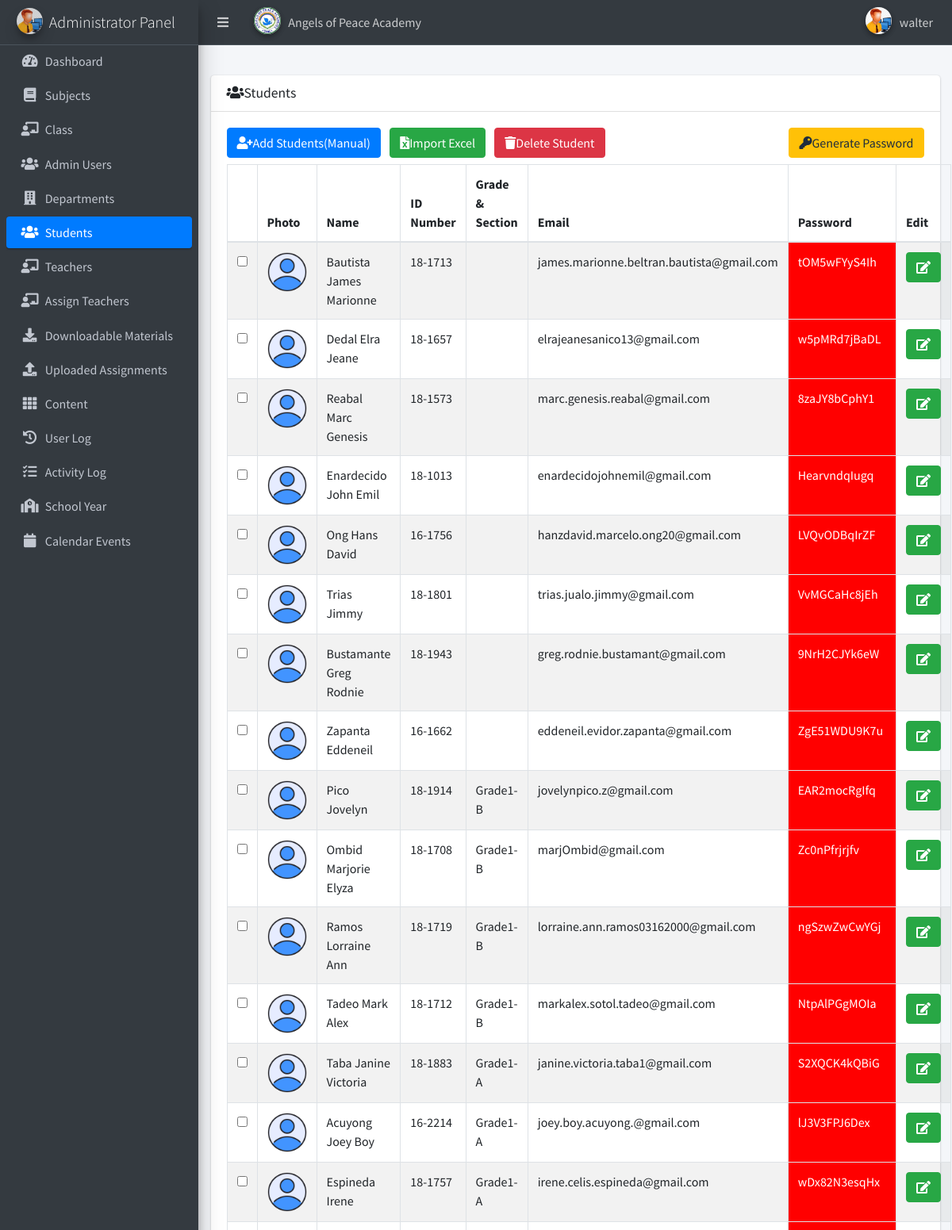
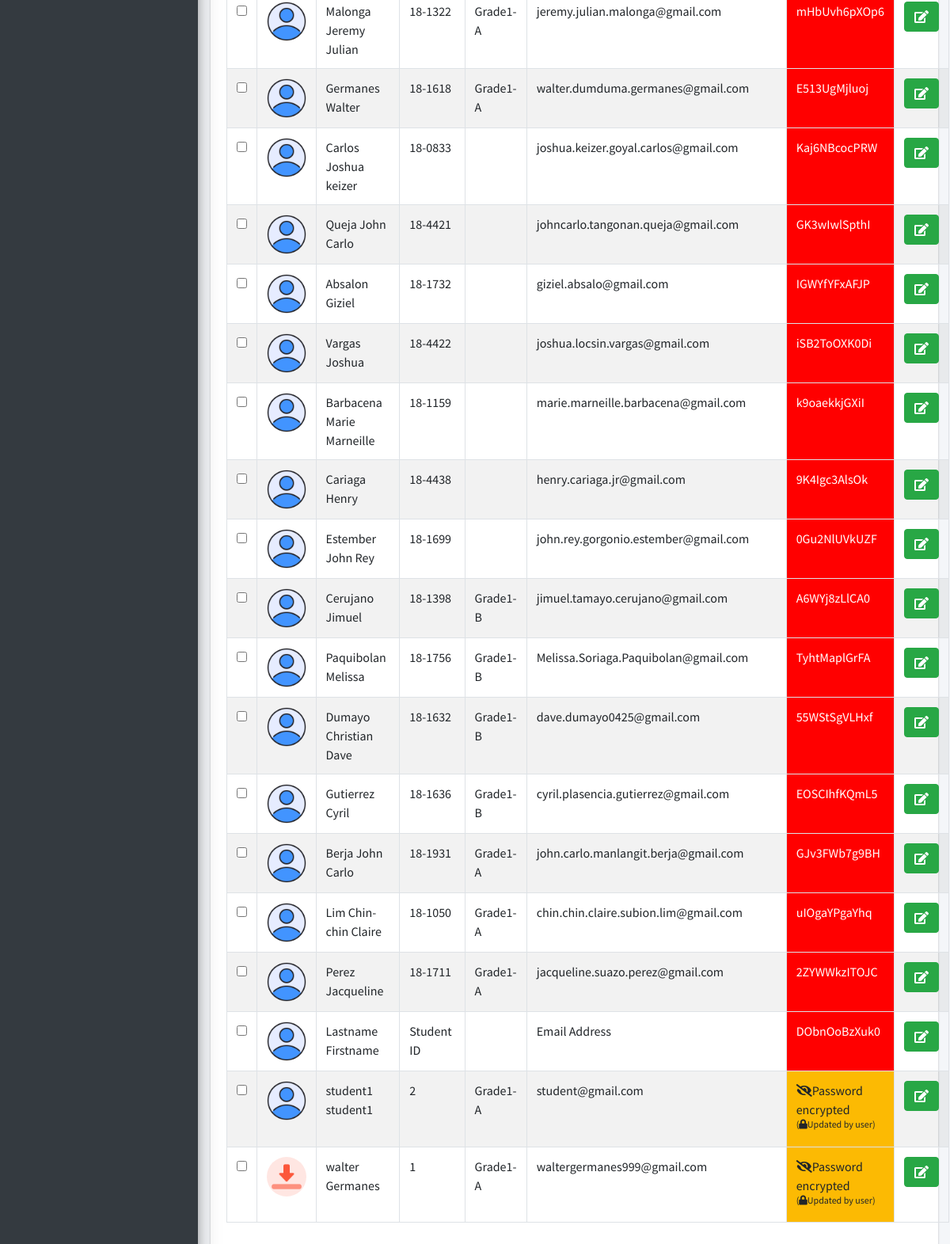
/lms/admin/students.php (signed in), run on the app's committed database (2 pictures, top to bottom).
### tables this page shows
CREATE TABLE `users` (
  `user_id` int(11) NOT NULL,
  `username` varchar(100) NOT NULL,
  `password` varchar(100) NOT NULL,
  `firstname` varchar(100) NOT NULL,
  `lastname` varchar(100) NOT NULL
);

CREATE TABLE `student` (
  `student_id` int(11) NOT NULL,
  `firstname` varchar(100) NOT NULL,
  `lastname` varchar(100) NOT NULL,
  `class_id` int(50) NOT NULL,
  `email` varchar(50) NOT NULL,
  `username` varchar(100) NOT NULL,
  `password` varchar(50) NOT NULL,
  `default_password` text NOT NULL,
  `location` varchar(100) NOT NULL,
  `status` varchar(100) NOT NULL,
  `reg_date` varchar(30) NOT NULL,
  `pass_stat` varchar(50) NOT NULL
);

CREATE TABLE `class` (
  `class_id` int(11) NOT NULL,
  `class_name` varchar(100) NOT NULL
);

### lms/admin/session.php (called while the page is built, shortened)
<?php
$session_id=$_SESSION['id'];
?>

### lms/admin/student_table.php (the view, shortened to what this page needs)
<div class="card">
           <div class="card-header">
           <h3 class="card-title"><i class="fa fa-users"></i>Students</h3>
           </div>
           <div class="card-body">
		<form action="delete_student.php" method="post">
		<button type="button" class="btn btn-primary mb-2 mr-2" data-toggle="modal" data-target="#addstudent"><i class="fa fa-user-plus"></i>Add Students(Manual)</button>
			<button type="button" class="btn btn-success mb-2 mr-2" data-toggle="modal" data-target="#s"><i class="fas fa-file-excel"></i>Import Excel</button>
			<button type="button" class="btn btn-danger mb-2" data-toggle="modal" data-target="#modal-default"><i class="fa fa-trash"></i>Delete Student</button>
			<a href="generate.php" class="btn btn-warning mb-2 ml-2 float-right"><i class="fa fa-key"></i>Generate Password</a>
               <table id="example1" class="table table-bordered table-striped">
			</div id="table-container">
                 <thead>
                 <tr><th></th>
			  <th>Photo</th>
			  <th>Name</th>
			  <th>ID Number</th>
			  <th>Grade & Section</th>
			  <th>Email</th>
			  <th>Password</th>
			  <th>Edit</th></tr>
                 </thead>
               <tbody>
	<?php
$query = mysqli_query($conn,"select * from student LEFT JOIN class ON student.class_id = class.class_id ORDER BY student.student_id DESC") or die(mysqli_error());
while ($row = mysqli_fetch_array($query)) {
	$id = $row['student_id'];
	$pass_stat = $row['pass_stat'];
	?>
	<tr>
	<td width="30">
	<input id="optionsCheckbox" class="uniform_on" name="selector[]" type="checkbox" value="<?php echo $id; ?>">
	</td>
 <td width="40"><img class="img-circle" src="<?php echo $row['location']; ?>" height="50" width="50"></td>
	<td><?php echo $row['firstname'] . " " . $row['lastname']; ?></td>
	<td><?php echo $row['username']; ?></td>
	<td width="100"><?php echo $row['class_name']; ?></td>
	<td width="100"><?php echo $row['email']; ?></td>
	<?php if ($pass_stat == 'Default' ){ ?>
	<td style='background-color:#f00; color:#fff;' width="100"><?php echo $row['password']; ?></td>
	<?php }elseif ($pass_stat == 'Updated' ){ ?>
	<td style='background-color:#fcba03;'><i class="fa fa-eye-slash" aria-hidden="true"></i>Password encrypted<h1 class="text-xs">(<i class="fa fa-lock" aria-hidden="true"></i>Updated by user)</h1></td>
	<?php }elseif ($pass_stat == 'N/A' ){ ?>
	<td style='background-color:#c7c5c1;'>No Password available<h1 class="text-xs">(not yet generated)</h1></td>
	<?php } ?>
	<td width="30"><a href="edit_student.php<?php echo '?id='.$id; ?>" class="btn btn-success"><i class="fas fa-edit"></i> </a></td>
	</tr>
	<?php } ?>
        </tbody>
    </div>
</div>

### lms/admin/navbarmain.php (shortened to what this page needs)
<nav class="main-header navbar navbar-expand navbar-dark navbar-light">
  <ul class="navbar-nav">
    <li class="nav-item">
      <a class="nav-link" data-widget="pushmenu" href="#" role="button"><i class="fas fa-bars"></i></a>
    </li>
   <li class="nav-item dropdown user-menu">
      <a href="#" class="nav-link dropdown-toggle" data-toggle="dropdown">
        <img src="../../dist/img/logo.jpg" class="user-image img-circle elevation-2" alt="logo">
        <span class="d-none d-md-inline">Angels of Peace Academy</span>
      </a>
    </li>
  </ul>
  <ul class="navbar-nav ml-auto">
  <li class="nav-item dropdown user-menu">
  	<?php $query= mysqli_query($conn,"select * from users where user_id = '$session_id'")or die(mysqli_error());
		$row = mysqli_fetch_array($query);
?>
      <a href="#" class="nav-link dropdown-toggle" data-toggle="dropdown">
        <img src="../../dist/img/admin_avatar.png" class="user-image img-circle elevation-2" alt="User Image">
        <span class="d-none d-md-inline"><?php echo $row['username'];  ?></span>
      </a>
    </li>
  </ul>
</nav>
  <aside class="main-sidebar sidebar-dark-primary elevation-4">
 <a href="dashboard.php" class="brand-link">
    <img src="../../dist/img/admin_avatar.png" alt=" Logo" class="brand-image img-circle elevation-3" style="opacity: .8">
    <span class="brand-text font-weight-light">Administrator Panel</span>
  </a>
  <div class="sidebar">
    <nav class="mt-2">
      <ul class="nav nav-pills nav-sidebar flex-column" data-widget="treeview" role="menu" data-accordion="false">
        <li class="nav-item">
  <a class="nav-link <?php echo (basename($_SERVER['PHP_SELF'])=="dashboard.php")?"active":""?>"href="dashboard.php">
            <i class="nav-icon fas fa-tachometer-alt"></i>
            <p>
              Dashboard
            </p>
          </a>
        </li>
        <li class="nav-item">
  <a class="nav-link <?php echo (basename($_SERVER['PHP_SELF'])=="subjects.php")?"active":""?>"href="subjects.php">
            <i class="nav-icon fas fa-book"></i>
            <p>
              Subjects
            </p>
          </a>
        </li>
        <li class="nav-item">
         	<a class="nav-link <?php echo (basename($_SERVER['PHP_SELF'])=="class.php")?"active":""?>"href="class.php">
            <i class="nav-icon fas fa-chalkboard-teacher"></i>
            <p>
              Class
            </p>
          </a>
        </li>
        <li class="nav-item">
          <a class="nav-link <?php echo (basename($_SERVER['PHP_SELF'])=="admin_user.php")?"active":""?>"href="admin_user.php">
            <i class="nav-icon fas fa-users"></i>
            <p>
              Admin Users
            </p>
          </a>
        </li>
         <li class="nav-item">
           <a class="nav-link <?php echo (basename($_SERVER['PHP_SELF'])=="department.php")?"active":""?>"href="department.php">
            <i class="nav-icon fas fa-building"></i>
            <p>
             Departments
            </p>
          </a>
        </li>
   <li class="nav-item">
          <a class="nav-link <?php echo (basename($_SERVER['PHP_SELF'])=="students.php")?"active":""?>"href="students.php">
            <i class="nav-icon fas fa-users"></i>
            <p>
             Students
            </p>
          </a>
        </li>
   <li class="nav-item">
          <a class="nav-link <?php echo (basename($_SERVER['PHP_SELF'])=="teachers.php")?"active":""?>"href="teachers.php">
            <i class="nav-icon fas fa-chalkboard-teacher"></i>
            <p>
             Teachers
            </p>
          </a>
        </li>
   <li class="nav-item">
          <a class="nav-link <?php echo (basename($_SERVER['PHP_SELF'])=="assign_teacher.php")?"active":""?>"href="assign_teacher.php">
            <i class="nav-icon fas fa-chalkboard-teacher"></i>
            <p>
             Assign Teachers
            </p>
          </a>
        </li>
   <li class="nav-item">
           <a class="nav-link <?php echo (basename($_SERVER['PHP_SELF'])=="downloadable.php")?"active":""?>"href="downloadable.php">
            <i class="nav-icon fas fa-download"></i>
            <p>
             Downloadable Materials
            </p>
          </a>
        </li>
   <li class="nav-item">
           <a class="nav-link <?php echo (basename($_SERVER['PHP_SELF'])=="assignment.php")?"active":""?>"href="assignment.php">
            <i class="nav-icon fas fa-upload"></i>
            <p>
             Uploaded Assignments
            </p>
          </a>
        </li>
   <li class="nav-item">
          <a class="nav-link <?php echo (basename($_SERVER['PHP_SELF'])=="content.php")?"active":""?>"href="content.php">
            <i class="nav-icon fas fa-th"></i>
            <p>
             Content
            </p>
          </a>
        </li>
   <li class="nav-item">
           <a class="nav-link <?php echo (basename($_SERVER['PHP_SELF'])=="user_log.php")?"active":""?>"href="user_log.php">
            <i class="nav-icon fas fa-history"></i>
            <p>
              User Log
            </p>
          </a>
        </li>
   <li class="nav-item">
           <a class="nav-link <?php echo (basename($_SERVER['PHP_SELF'])=="activity_log.php")?"active":""?>"href="activity_log.php">
            <i class="nav-icon fas fa-tasks"></i>
            <p>
              Activity Log
            </p>
          </a>
        </li>
   <li class="nav-item">
           <a class="nav-link <?php echo (basename($_SERVER['PHP_SELF'])=="school_year.php")?"active":""?>"href="school_year.php">
            <i class="nav-icon fas fa-school"></i>
            <p>
            School Year
            </p>
          </a>
        </li>
   <li class="nav-item">
           <a class="nav-link <?php echo (basename($_SERVER['PHP_SELF'])=="calendar_of_events.php")?"active":""?>"href="calendar_of_events.php">
            <i class="nav-icon fas fa-calendar"></i>
            <p>
              Calendar Events
            </p>
          </a>
        </li>
      </ul>
  </div>
</aside>

### data on the page
users: username "walter"
student: location (placeholder picture), firstname "Bautista", lastname "James Marionne", username "18-1713", email "james.marionne.beltran.bautista@gmail.com", password "tOM5wFYyS4Ih"
student: location (placeholder picture), firstname "Dedal", lastname "Elra Jeane", username "18-1657", email "elrajeanesanico13@gmail.com", password "w5pMRd7jBaDL"
student: location (placeholder picture), firstname "Reabal", lastname "Marc Genesis", username "18-1573", email "marc.genesis.reabal@gmail.com", password "8zaJY8bCphY1"
student: location (placeholder picture), firstname "Enardecido", lastname "John Emil", username "18-1013", email "enardecidojohnemil@gmail.com", password "HearvndqIugq"
student: location (placeholder picture), firstname "Ong", lastname "Hans David", username "16-1756", email "hanzdavid.marcelo.ong20@gmail.com", password "LVQvODBqIrZF"
student: location (placeholder picture), firstname "Trias", lastname "Jimmy", username "18-1801", email "trias.jualo.jimmy@gmail.com", password "VvMGCaHc8jEh"
student: location (placeholder picture), firstname "Bustamante", lastname "Greg Rodnie", username "18-1943", email "greg.rodnie.bustamant@gmail.com", password "9NrH2CJYk6eW"
student: location (placeholder picture), firstname "Zapanta", lastname "Eddeneil", username "16-1662", email "eddeneil.evidor.zapanta@gmail.com", password "ZgE51WDU9K7u"
student: location (placeholder picture), firstname "Pico", lastname "Jovelyn", username "18-1914", class.class_name "Grade1-B", email "jovelynpico.z@gmail.com", password "EAR2mocRgIfq"
student: location (placeholder picture), firstname "Ombid", lastname "Marjorie Elyza", username "18-1708", class.class_name "Grade1-B", email "marjOmbid@gmail.com", password "Zc0nPfrjrjfv"
student: location (placeholder picture), firstname "Ramos", lastname "Lorraine Ann", username "18-1719", class.class_name "Grade1-B", email "lorraine.ann.ramos03162000@gmail.com", password "ngSzwZwCwYGj"
student: location (placeholder picture), firstname "Tadeo", lastname "Mark Alex", username "18-1712", class.class_name "Grade1-B", email "markalex.sotol.tadeo@gmail.com", password "NtpAlPGgMOIa"
student: location (placeholder picture), firstname "Taba", lastname "Janine Victoria", username "18-1883", class.class_name "Grade1-A", email "janine.victoria.taba1@gmail.com", password "S2XQCK4kQBiG"
student: location (placeholder picture), firstname "Acuyong", lastname "Joey Boy", username "16-2214", class.class_name "Grade1-A", email "joey.boy.acuyong.@gmail.com", password "lJ3V3FPJ6Dex"
student: location (placeholder picture), firstname "Espineda", lastname "Irene", username "18-1757", class.class_name "Grade1-A", email "irene.celis.espineda@gmail.com", password "wDx82N3esqHx"
student: location (placeholder picture), firstname "Malonga", lastname "Jeremy Julian", username "18-1322", class.class_name "Grade1-A", email "jeremy.julian.malonga@gmail.com", password "mHbUvh6pXOp6"
student: location (placeholder picture), firstname "Germanes", lastname "Walter", username "18-1618", class.class_name "Grade1-A", email "walter.dumduma.germanes@gmail.com", password "E513UgMjluoj"
student: location (placeholder picture), firstname "Carlos", lastname "Joshua keizer", username "18-0833", email "joshua.keizer.goyal.carlos@gmail.com", password "Kaj6NBcocPRW"
student: location (placeholder picture), firstname "Queja", lastname "John Carlo", username "18-4421", email "johncarlo.tangonan.queja@gmail.com", password "GK3wIwlSpthI"
student: location (placeholder picture), firstname "Absalon", lastname "Giziel", username "18-1732", email "giziel.absalo@gmail.com", password "IGWYfYFxAFJP"
student: location (placeholder picture), firstname "Vargas", lastname "Joshua", username "18-4422", email "joshua.locsin.vargas@gmail.com", password "iSB2ToOXK0Di"
student: location (placeholder picture), firstname "Barbacena", lastname "Marie Marneille", username "18-1159", email "marie.marneille.barbacena@gmail.com", password "k9oaekkjGXiI"
student: location (placeholder picture), firstname "Cariaga", lastname "Henry", username "18-4438", email "henry.cariaga.jr@gmail.com", password "9K4Igc3AlsOk"
student: location (placeholder picture), firstname "Estember", lastname "John Rey", username "18-1699", email "john.rey.gorgonio.estember@gmail.com", password "0Gu2NlUVkUZF"
student: location (placeholder picture), firstname "Cerujano", lastname "Jimuel", username "18-1398", class.class_name "Grade1-B", email "jimuel.tamayo.cerujano@gmail.com", password "A6WYj8zLlCA0"
student: location (placeholder picture), firstname "Paquibolan", lastname "Melissa", username "18-1756", class.class_name "Grade1-B", email "Melissa.Soriaga.Paquibolan@gmail.com", password "TyhtMaplGrFA"
student: location (placeholder picture), firstname "Dumayo", lastname "Christian Dave", username "18-1632", class.class_name "Grade1-B", email "dave.dumayo0425@gmail.com", password "55WStSgVLHxf"
student: location (placeholder picture), firstname "Gutierrez", lastname "Cyril", username "18-1636", class.class_name "Grade1-B", email "cyril.plasencia.gutierrez@gmail.com", password "EOSCIhfKQmL5"
student: location (placeholder picture), firstname "Berja", lastname "John Carlo", username "18-1931", class.class_name "Grade1-A", email "john.carlo.manlangit.berja@gmail.com", password "GJv3FWb7g9BH"
student: location (placeholder picture), firstname "Lim", lastname "Chin-chin Claire", username "18-1050", class.class_name "Grade1-A", email "chin.chin.claire.subion.lim@gmail.com", password "uIOgaYPgaYhq"
student: location (placeholder picture), firstname "Perez", lastname "Jacqueline", username "18-1711", class.class_name "Grade1-A", email "jacqueline.suazo.perez@gmail.com", password "2ZYWWkzITOJC"
student: location (placeholder picture), firstname "Lastname", lastname "Firstname", username "Student ID", email "Email Address", password "DObnOoBzXuk0"
student: location (placeholder picture), firstname "student1", lastname "student1", username "2", class.class_name "Grade1-A", email "student@gmail.com", pass_stat "Updated" (drawn)
student: location (picture), firstname "walter", lastname "Germanes", username "1", class.class_name "Grade1-A", email "waltergermanes999@gmail.com", pass_stat "Updated" (drawn)
